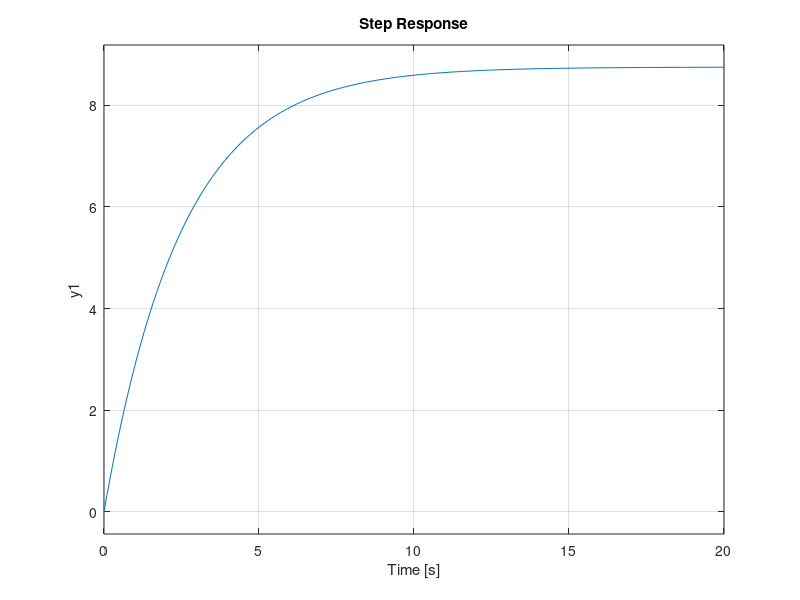

MATLAB code to generate this figure:
m = 1000;
b= 50;
r = 10 ;

s=tf('s');
P_cruise = 1/(m*s + b);

rlocus(P_cruise);
axis([-0.6 0 -0.6 0.6]);
sgrid (0.6, 0.36)

Kp = 350.2419;
sys_cl = feedback(Kp*P_cruise,1);
t = 0:0.1:20;
step(r*sys_cl,t)

